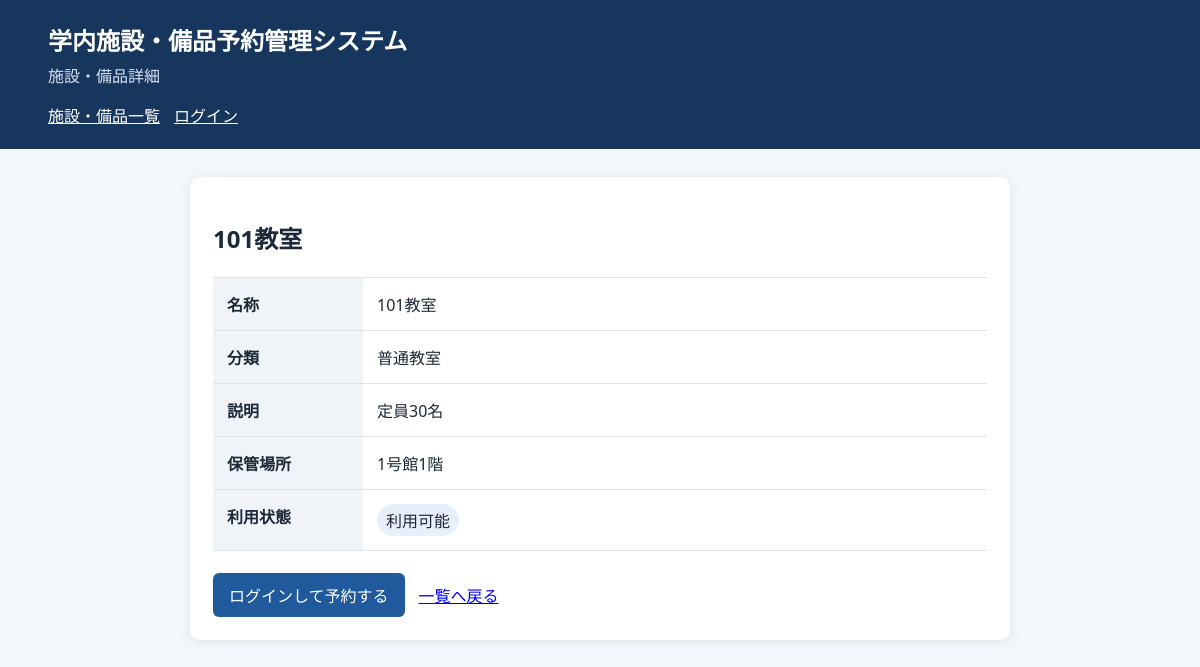
The app's page /item_detail.php?id=1 with its own data.
### tables this page shows
CREATE TABLE IF NOT EXISTS items (
  id INT UNSIGNED NOT NULL AUTO_INCREMENT,
  category_id INT UNSIGNED NOT NULL,
  name VARCHAR(100) NOT NULL,
  description TEXT NULL,
  storage_location VARCHAR(255) NULL,
  status ENUM('available','maintenance','inactive') NOT NULL DEFAULT 'available',
  PRIMARY KEY (id),
  KEY idx_items_category (category_id),
  CONSTRAINT fk_items_category FOREIGN KEY (category_id)
    REFERENCES categories(id) ON UPDATE CASCADE ON DELETE RESTRICT
);

CREATE TABLE IF NOT EXISTS categories (
  id INT UNSIGNED NOT NULL AUTO_INCREMENT,
  name VARCHAR(100) NOT NULL,
  PRIMARY KEY (id),
  UNIQUE KEY uq_categories_name (name)
);

### public/item_detail.php (the view, shortened to what this page needs)
<?php
function e(mixed $value): string
{
    return htmlspecialchars(
        (string) ($value ?? ''),
        ENT_QUOTES | ENT_SUBSTITUTE,
        'UTF-8'
    );
}
function status_label(string $status): string
{
    return [
        'available' => '利用可能',
        'maintenance' => 'メンテナンス',
        'inactive' => '利用停止',
    ][$status] ?? $status;
}
$item = null;
$currentUser = null;
$error = null;
$notFound = false;
$idInput = $_GET['id'] ?? '';
if (!is_string($idInput) || !ctype_digit($idInput) || (int) $idInput < 1) {
    http_response_code(404);
    $notFound = true;
} else {
    try {
        $pdo = new PDO(
            'mysql:host=' . getenv('DB_HOST')
                . ';dbname=' . getenv('DB_NAME')
                . ';charset=utf8mb4',
            (string) getenv('DB_USER'),
            (string) getenv('DB_PASSWORD'),
            [
                PDO::ATTR_ERRMODE => PDO::ERRMODE_EXCEPTION,
                PDO::ATTR_DEFAULT_FETCH_MODE => PDO::FETCH_ASSOC,
                PDO::ATTR_EMULATE_PREPARES => false,
            ]
        );
        $itemStatement = $pdo->prepare(
            'SELECT i.id, i.name, i.description, i.status,'
                . ' c.name AS category_name, i.storage_location'
                . ' FROM items i'
                . ' JOIN categories c ON c.id = i.category_id'
                . ' WHERE i.id = ?'
        );
        $itemStatement->execute([(int) $idInput]);
        $item = $itemStatement->fetch() ?: null;
    } catch (PDOException) {
        http_response_code(500);
        $error = '施設・備品の詳細を取得できませんでした。時間をおいて再度お試しください。';
    }
}
?>
<!doctype html>
<html lang="ja">
<head>
</head>
<body>
<header>
  <h1>学内施設・備品予約管理システム</h1>
  <p>施設・備品詳細</p>
  <nav>
    <a href="/items.php">施設・備品一覧</a>
    <?php if ($currentUser): ?>
      <span><?= e($currentUser['name']) ?>さん</span>
      <form method="post" action="/logout.php">
        <input type="hidden" name="csrf_token" value="<?= e($_SESSION['csrf_token'] ?? '') ?>">
        <button type="submit">ログアウト</button>
      </form>
    <?php else: ?>
      <a href="/login.php">ログイン</a>
    <?php endif; ?>
  </nav>
</header>
<main>
  <section class="card">
    <?php if ($error): ?>
      <h2>エラー</h2>
      <p class="alert" role="alert"><?= e($error) ?></p>
    <?php elseif ($notFound): ?>
      <h2>施設・備品が見つかりません</h2>
      <p class="alert" role="alert">指定された施設・備品は存在しないか、利用できません。</p>
    <?php else: ?>
      <h2><?= e($item['name']) ?></h2>
      <dl class="details">
        <dt>名称</dt>
        <dd><?= e($item['name']) ?></dd>
        <dt>分類</dt>
        <dd><?= e($item['category_name']) ?></dd>
        <dt>説明</dt>
        <dd><?= e($item['description'] ?: '未登録') ?></dd>
        <dt>保管場所</dt>
        <dd><?= e($item['storage_location'] ?: '未登録') ?></dd>
        <dt>利用状態</dt>
        <dd><span class="pill"><?= e(status_label((string) $item['status'])) ?></span></dd>
      </dl>
      <div class="actions">
        <?php if ($item['status'] === 'available' && $currentUser): ?>
          <a class="button" href="/rese_request.php?id=<?= e($item['id']) ?>">予約する</a>
        <?php elseif ($item['status'] === 'available'): ?>
          <a class="button" href="/login.php">ログインして予約する</a>
        <?php else: ?>
          <span class="muted">現在、この施設・備品は予約できません。</span>
        <?php endif; ?>
        <a href="/items.php">一覧へ戻る</a>
      </div>
    <?php endif; ?>
  </section>
</main>
</body>
</html>

### public/item_detail.php (style rules this page uses)
:root { font-family: system-ui, -apple-system, "Yu Gothic", Meiryo, sans-serif; color: #1d2939; background: #f3f6fb; }
* { box-sizing: border-box; }
body { margin: 0; }
header { background: #17365d; color: white; padding: 22px max(4vw, 20px); }
header h1 { margin: 0 0 6px; font-size: 1.5rem; }
header p { margin: 0; color: #d7e3f3; }
nav { display: flex; gap: 14px; margin-top: 16px; align-items: center; flex-wrap: wrap; }
nav a { color: white; }
main { max-width: 860px; margin: 28px auto; padding: 0 20px; }
.card { background: white; padding: 23px; border-radius: 10px; box-shadow: 0 2px 12px #182e4615; }
.details { display: grid; grid-template-columns: 150px minmax(0, 1fr); margin: 22px 0; border-top: 1px solid #dce2eb; }
.details dt, .details dd { margin: 0; padding: 14px; border-bottom: 1px solid #dce2eb; }
.details dt { background: #f0f4f9; font-weight: 700; }
.details dd { white-space: pre-wrap; overflow-wrap: anywhere; }
.pill { display: inline-block; padding: 4px 9px; border-radius: 20px; background: #e9effa; }
.actions { display: flex; gap: 14px; align-items: center; flex-wrap: wrap; }
.button { display: inline-block; padding: 10px 16px; border-radius: 6px; background: #215a9c; color: white; text-decoration: none; }

### records on screen
items: name "101教室", category.name "普通教室", description "定員30名", storage_location "1号館1階", status "利用可能"
